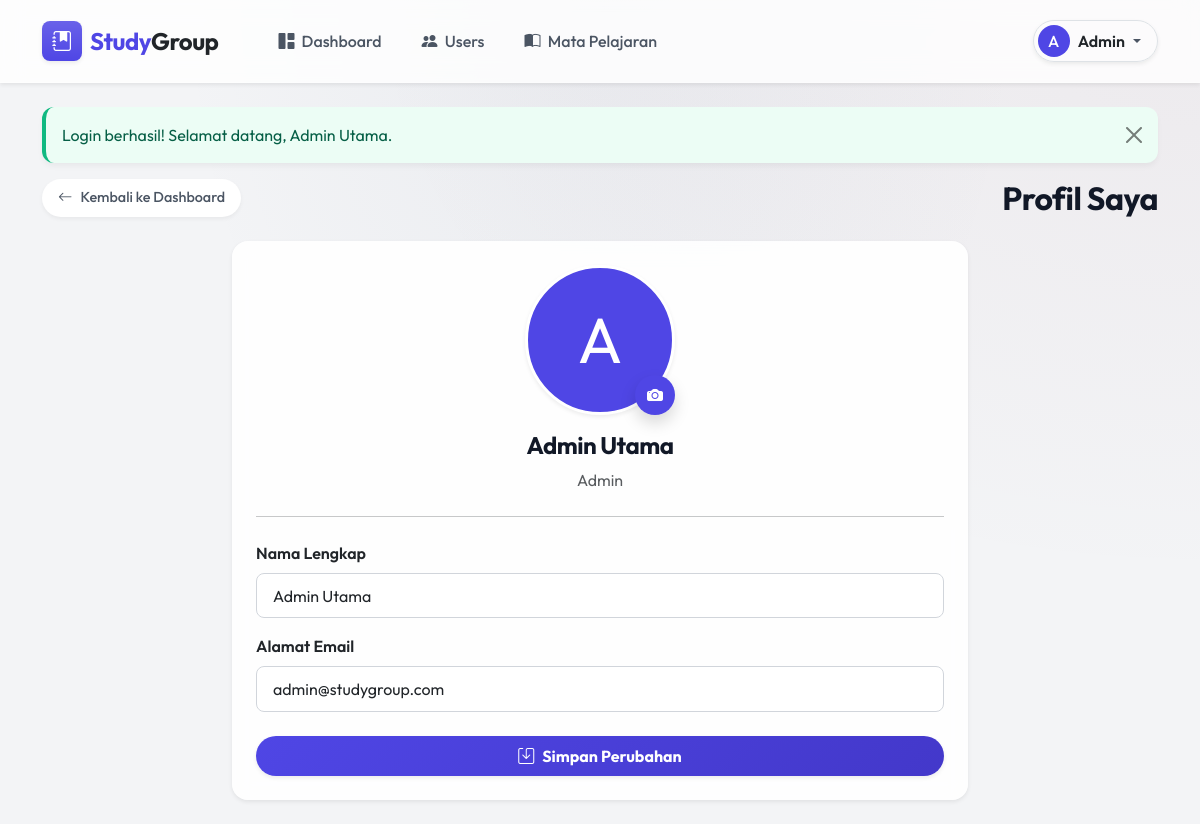
/?page=profile (signed in), run on the app's committed database.
### tables this page shows
CREATE TABLE users (
    id INT UNSIGNED AUTO_INCREMENT PRIMARY KEY,
    name VARCHAR(100) NOT NULL,
    email VARCHAR(150) NOT NULL UNIQUE,
    password VARCHAR(255) NOT NULL,
    profile_photo VARCHAR(255) DEFAULT NULL,
    role ENUM('admin', 'student', 'mentor') NOT NULL DEFAULT 'student',
    is_active TINYINT(1) NOT NULL DEFAULT 1,
    created_at TIMESTAMP DEFAULT CURRENT_TIMESTAMP,
    updated_at TIMESTAMP DEFAULT CURRENT_TIMESTAMP ON UPDATE CURRENT_TIMESTAMP
);

### models/User.php (called while the page is built, shortened)
<?php
class User {
    private $pdo;
    public function __construct($pdo) {
        $this->pdo = $pdo;
    }
    public function findById($id) {
        $stmt = $this->pdo->prepare("SELECT * FROM users WHERE id = :id");
        $stmt->execute(['id' => $id]);
        return $stmt->fetch();
    }
}
?>

### config/config.php (called while the page is built, shortened)
<?php
function escape($html) {
    return htmlspecialchars($html ?? '', ENT_QUOTES | ENT_SUBSTITUTE, "UTF-8");
}
?>

### views/profile/index.php (the view, shortened to what this page needs)
<?php require 'views/layouts/header.php'; ?>
<div class="d-flex justify-content-between align-items-center mb-4">
    <a href="<?= BASE_URL ?>?page=<?= $_SESSION['role'] === 'admin' ? 'dashboard_admin' : 'dashboard_student' ?>" class="back-link"><i class="bi bi-arrow-left me-2"></i>Kembali ke Dashboard</a>
    <h2 class="fw-bold mb-0">Profil Saya</h2>
</div>
<div class="row justify-content-center">
    <div class="col-md-8">
        <div class="card shadow-sm border-0 rounded-4">
            <div class="card-body p-4">
                <form action="<?= BASE_URL ?>?page=profile&action=update" method="POST" enctype="multipart/form-data">
                    <div class="text-center mb-4">
                        <div class="position-relative d-inline-block mb-3">
                            <?php if (!empty($currentUser['profile_photo']) && file_exists('uploads/profiles/' . $currentUser['profile_photo'])): ?>
                                <img src="uploads/profiles/<?= escape($currentUser['profile_photo']) ?>" alt="Profile Photo" class="rounded-circle object-fit-cover shadow-sm border border-3 border-white" style="width: 150px; height: 150px;">
                            <?php else: ?>
                                <div class="bg-primary text-white rounded-circle d-flex justify-content-center align-items-center shadow-sm border border-3 border-white mx-auto" style="width: 150px; height: 150px; font-size: 4rem;">
                                    <?= strtoupper(substr($currentUser['name'], 0, 1)) ?>
                                </div>
                            <?php endif; ?>
                            <label for="profile_photo" class="position-absolute bottom-0 end-0 bg-primary text-white rounded-circle d-flex justify-content-center align-items-center cursor-pointer shadow" style="width: 40px; height: 40px; cursor: pointer; transition: all 0.2s;" title="Ganti Foto">
                                <i class="bi bi-camera-fill"></i>
                            </label>
                        </div>
                        <h4 class="fw-bold"><?= escape($currentUser['name']) ?></h4>
                        <p class="text-muted"><?= escape(ucfirst($currentUser['role'])) ?></p>
                    </div>
                    <hr class="mb-4">
                    <div class="mb-3">
                        <label for="name" class="form-label fw-semibold">Nama Lengkap</label>
                        <input type="text" class="form-control" id="name" name="name" value="<?= escape($currentUser['name']) ?>" required>
                    </div>
                    <div class="mb-4">
                        <label for="email" class="form-label fw-semibold">Alamat Email</label>
                        <input type="email" class="form-control" id="email" name="email" value="<?= escape($currentUser['email']) ?>" required>
                    </div>
                    <div class="d-grid">
                        <button type="submit" class="btn btn-primary py-2 rounded-pill fw-bold shadow-sm">
                            <i class="bi bi-save me-2"></i>Simpan Perubahan
                        </button>
                    </div>
                </form>
            </div>
        </div>
    </div>
</div>
<?php require 'views/layouts/footer.php'; ?>

### views/layouts/header.php (style rules this page uses)
:root { --primary: #4f46e5; --primary-dark: #4338ca; --secondary: #10b981; --bg-color: #f3f4f6; --card-bg: rgba(255, 255, 255, 0.9); --text-main: #1f2937; }
body { font-family: 'Outfit', sans-serif; background-color: var(--bg-color); background-image: radial-gradient(at 0% 0%, hsla(253,16%,7%,0) 0, transparent 50%), radial-gradient(at 50% 0%, hsla(225,39%,30%,0.05) 0, transparent 50%), radial-gradient(at 100% 0%, hsla(339,49%,30%,0.05) 0, transparent 50%); color: var(--text-main); min-height: 100vh; }
.card { background: var(--card-bg); backdrop-filter: blur(10px); border: 1px solid rgba(255,255,255,0.8); border-radius: 1rem; box-shadow: 0 10px 25px -5px rgba(0, 0, 0, 0.05), 0 8px 10px -6px rgba(0, 0, 0, 0.01); transition: transform 0.2s ease, box-shadow 0.2s ease; }
.btn-primary { background: linear-gradient(135deg, var(--primary), var(--primary-dark)); border: none; border-radius: 0.5rem; font-weight: 500; padding: 0.5rem 1.25rem; box-shadow: 0 4px 6px -1px rgba(79, 70, 229, 0.2), 0 2px 4px -1px rgba(79, 70, 229, 0.1); transition: all 0.3s ease; }
h1, h2, h3, h4, h5, h6 { font-weight: 700; color: #111827; letter-spacing: -0.5px; }
.bg-primary { background-color: var(--primary) !important; }
.form-control, .form-select { border-radius: 0.5rem; border: 1px solid #d1d5db; padding: 0.6rem 1rem; transition: border-color 0.2s, box-shadow 0.2s; }
.back-link { display: inline-flex; align-items: center; padding: 0.5rem 1rem; background: white; border-radius: 2rem; color: #4b5563; font-weight: 500; font-size: 0.9rem; box-shadow: 0 2px 4px rgba(0,0,0,0.05); transition: all 0.2s; text-decoration: none; }
.card { transition: all 0.3s ease; }

### data on the page
users: name "A", name "Admin Utama", role "Admin", email "admin@studygroup.com"

### other printed values
substr($_SESSION['name'], 0, 1) "A"
explode(' ', trim($_SESSION['name']))[0] "Admin"
$_SESSION['flash_message'] "Login berhasil! Selamat datang, Admin Utama."
